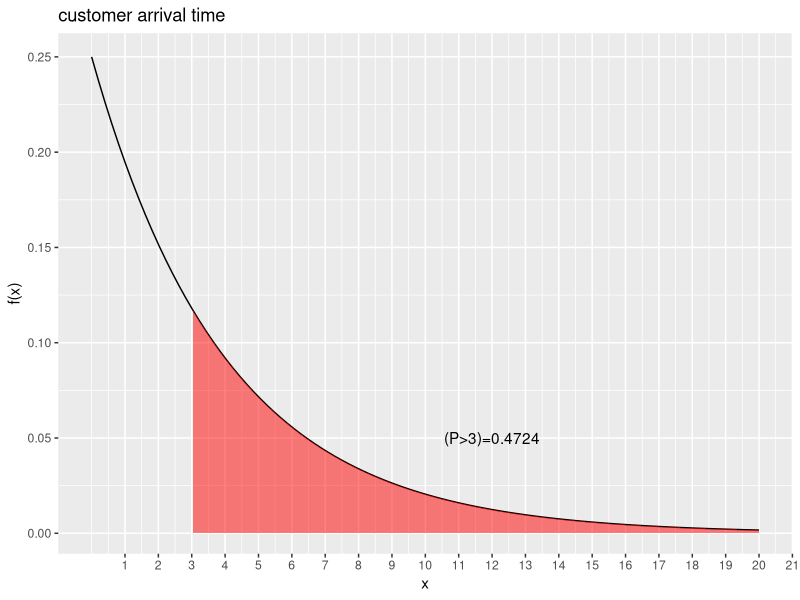

Here is the R script that generated this plot:
#page no:255
library(ggplot2)
x<-seq(0,20,length.out=100)
e=2.718
mu=4
m=1/mu
px=dexp(x,rate=m)
df<-data.frame(x=x,y=px)
x1=3
p_3=1-(e^(-m*x1))
print(paste("P(x<3)=",round(p_3,4)))
p_gt_3=1-p_3
print(paste("The Probability that a customer spends with postal clerk more than 3 minutes P(x>3)=",round(p_gt_3,4)))
qplot(x,y,data=df,geom="line")+
  geom_ribbon(data=subset(df,x>3),aes(ymax=y),ymin=0,
              fill="red",colour=NA,alpha=0.5)+
  scale_x_continuous("x",labels=as.character(seq(0:20)),breaks=seq(0:20))+
  annotate(geom="text",x=12,y=0.05,label=paste("(P>3)=0.4724"))+
  labs(title="customer arrival time", y="f(x)")
